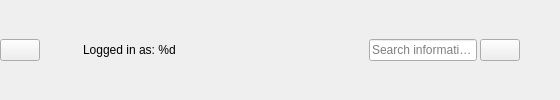
            <widget class="QFrame" name="faculty_menu_container">
             <property name="frameShape">
              <enum>QFrame::NoFrame</enum>
             </property>
             <property name="frameShadow">
              <enum>QFrame::Raised</enum>
             </property>
             <layout class="QHBoxLayout" name="horizontalLayout_8">
              <property name="spacing">
               <number>0</number>
              </property>
              <property name="leftMargin">
               <number>0</number>
              </property>
              <property name="topMargin">
               <number>0</number>
              </property>
              <property name="rightMargin">
               <number>0</number>
              </property>
              <property name="bottomMargin">
               <number>0</number>
              </property>
              <item>
               <widget class="QFrame" name="faculty_button_container">
                <property name="frameShape">
                 <enum>QFrame::NoFrame</enum>
                </property>
                <property name="frameShadow">
                 <enum>QFrame::Raised</enum>
                </property>
                <layout class="QHBoxLayout" name="horizontalLayout_10">
                 <property name="spacing">
                  <number>3</number>
                 </property>
                 <property name="leftMargin">
                  <number>0</number>
                 </property>
                 <property name="topMargin">
                  <number>0</number>
                 </property>
                 <property name="rightMargin">
                  <number>0</number>
                 </property>
                 <property name="bottomMargin">
                  <number>0</number>
                 </property>
                 <item>
                  <widget class="QPushButton" name="faculty_logout_button">
                   <property name="toolTip">
                    <string>Logout</string>
                   </property>
                   <property name="text">
                    <string/>
                   </property>
                   <property name="icon">
                    <iconset>
                     <normaloff>../icons/outline_logout_white_24dp.png</normaloff>../icons/outline_logout_white_24dp.png</iconset>
                   </property>
                   <property name="iconSize">
                    <size>
                     <width>24</width>
                     <height>24</height>
                    </size>
                   </property>
                  </widget>
                 </item>
                 <item>
                  <spacer name="horizontalSpacer_13">
                   <property name="orientation">
                    <enum>Qt::Horizontal</enum>
                   </property>
                   <property name="sizeHint" stdset="0">
                    <size>
                     <width>40</width>
                     <height>20</height>
                    </size>
                   </property>
                  </spacer>
                 </item>
                 <item>
                  <widget class="QLabel" name="faculty_label">
                   <property name="text">
                    <string>Logged in as: %d</string>
                   </property>
                  </widget>
                 </item>
                 <item>
                  <spacer name="horizontalSpacer_6">
                   <property name="orientation">
                    <enum>Qt::Horizontal</enum>
                   </property>
                   <property name="sizeHint" stdset="0">
                    <size>
                     <width>153</width>
                     <height>20</height>
                    </size>
                   </property>
                  </spacer>
                 </item>
                </layout>
               </widget>
              </item>
              <item>
               <widget class="QFrame" name="faculty_search_container">
                <property name="frameShape">
                 <enum>QFrame::NoFrame</enum>
                </property>
                <property name="frameShadow">
                 <enum>QFrame::Raised</enum>
                </property>
                <layout class="QHBoxLayout" name="horizontalLayout_9">
                 <property name="spacing">
                  <number>3</number>
                 </property>
                 <property name="leftMargin">
                  <number>0</number>
                 </property>
                 <property name="topMargin">
                  <number>0</number>
                 </property>
                 <property name="rightMargin">
                  <number>0</number>
                 </property>
                 <property name="bottomMargin">
                  <number>0</number>
                 </property>
                 <item>
                  <spacer name="horizontalSpacer_8">
                   <property name="orientation">
                    <enum>Qt::Horizontal</enum>
                   </property>
                   <property name="sizeHint" stdset="0">
                    <size>
                     <width>40</width>
                     <height>20</height>
                    </size>
                   </property>
                  </spacer>
                 </item>
                 <item>
                  <widget class="QLineEdit" name="faculty_search_bar">
                   <property name="placeholderText">
                    <string>Search information...</string>
                   </property>
                  </widget>
                 </item>
                 <item>
                  <widget class="QPushButton" name="faculty_search_button">
                   <property name="toolTip">
                    <string>Search</string>
                   </property>
                   <property name="text">
                    <string/>
                   </property>
                   <property name="icon">
                    <iconset>
                     <normaloff>../icons/outline_search_white_24dp.png</normaloff>../icons/outline_search_white_24dp.png</iconset>
                   </property>
                   <property name="iconSize">
                    <size>
                     <width>24</width>
                     <height>24</height>
                    </size>
                   </property>
                  </widget>
                 </item>
                 <item>
                  <spacer name="horizontalSpacer_9">
                   <property name="orientation">
                    <enum>Qt::Horizontal</enum>
                   </property>
                   <property name="sizeHint" stdset="0">
                    <size>
                     <width>40</width>
                     <height>20</height>
                    </size>
                   </property>
                  </spacer>
                 </item>
                </layout>
               </widget>
              </item>
             </layout>
            </widget>
